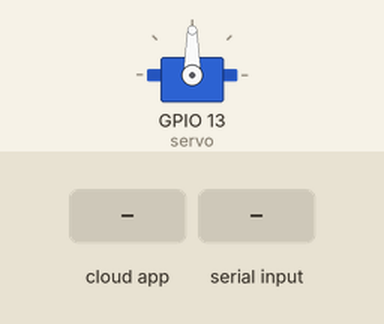
This sketch was run on a simulated ESP8266 (NodeMCU). Parts: servo. The inputs (shaded band) are chosen by the test bench. WiFi joins after 1.5 s; servers stay silent unless stated; what the sketch prints to the serial monitor is not drawn.

Above: at 4.7 s.
4.8 s: the phone or cloud app sets Feeder to 64
At 6.6 s:
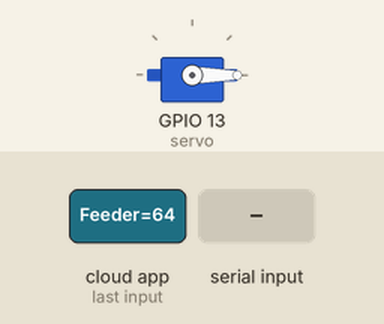
7.3 s: the phone or cloud app sets Light.1 to 0
8.8 s: "MSI 0826\n" received over the second serial link
11.3 s: the phone or cloud app sets Light.1 to 64
12.8 s: "1" received over the second serial link
Timing chart, 0 to 15.8 s (numbered marks = the images above; inputs shaded):
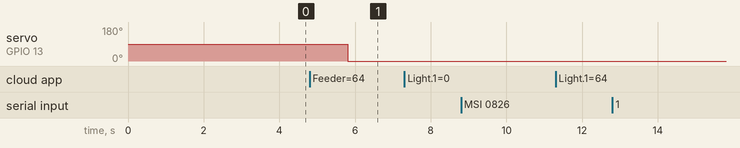

Measured:
- after the input at 4.8 s, servo on GPIO 13 (servo): 90° → 0° after 1.0 s
- after the input at 7.3 s, every drawn part: stays the same
- after the input at 8.8 s, every drawn part: stays the same
- after the input at 11.3 s, every drawn part: stays the same
- after the input at 12.8 s, every drawn part: stays the same

The sketch:

smart_home.ino
```cpp
/*
 * This is a basic example on how to use Espalexa and its device declaration methods.
 */
#ifdef ARDUINO_ARCH_ESP32
#include <WiFi.h>
#else
#include <ESP8266WiFi.h>
#endif
#include <Espalexa.h>
#include <Servo.h>
// #include <Servo.h>

Servo servo;
// prototypes
boolean connectWifi();

//callback functions
void firstLightChanged(uint8_t brightness);
void secondLightChanged(uint8_t brightness);
void feederCallBack(uint8_t value);

// Change this!!
// const char* ssid = "MSI 0826";
// const char* password = "hihihihi";
const char* ssid = "JioFiber-CFPcg";
const char* password = "orieveit8muroh2X";

boolean wifiConnected = false;

Espalexa espalexa;

EspalexaDevice* device3;  //this is optional

void setup() {
  Serial.begin(115200);
  Serial2.begin(9600, SERIAL_8N1, 16, 17);
  servo.attach(13);
  delay(2000);
  // Initialise wifi connection
  wifiConnected = connectWifi();

  if (wifiConnected) {
    // Define your devices here.
    espalexa.addDevice("Light 1", firstLightChanged);        //simplest definition, default state off
    espalexa.addDevice("Light 2", secondLightChanged, 255);  //third parameter is beginning state (here fully on)
    espalexa.addDevice("Feeder", feederCallBack);

    espalexa.begin();

  } else {
    while (1) {
      Serial.println("Cannot connect to WiFi. Please check data and reset the ESP.");
      delay(2500);
    }
  }
}

int timer;

void loop() {
  espalexa.loop();
  if (Serial2.available() > 0) {
    String url = "https://script.google.com/macros/s/AKfycby0vwNNkLOUnsocrExKQ0GbKq4bxtP2CqkyrOd4zYwxAETCmCDQTIAyhQDpjoPKqPSuxQ/exec?" + Serial2.readString();
    Serial.println(url);
  }

}

//our callback functions
void firstLightChanged(uint8_t brightness) {
  Serial.print("Device 1 changed to ");

  //do what you need to do here

  //EXAMPLE
  if (brightness) {
    Serial.print("ON, brightness ");
    Serial.println(brightness);
  } else {
    Serial.println("OFF");
  }
}

void secondLightChanged(uint8_t brightness) {
  //do what you need to do here
}

void feederCallBack(uint8_t feeder) {
  Serial.println(feeder);
  //do what you need to do here
  if (feeder > 0) {
    Serial.println("Rotating");
    servo.write(90);
    delay(1000);
    servo.write(0);
    delay(1000);
  }
}

// connect to wifi – returns true if successful or false if not
boolean connectWifi() {
  boolean state = true;
  int i = 0;

  WiFi.mode(WIFI_STA);
  WiFi.begin(ssid, password);
  Serial.println("");
  Serial.println("Connecting to WiFi");

  // Wait for connection
  Serial.print("Connecting...");
  while (WiFi.status() != WL_CONNECTED) {
    delay(500);
    Serial.print(".");
    if (i > 20) {
      state = false;
      break;
    }
    i++;
  }
  Serial.println("");
  if (state) {
    Serial.print("Connected to ");
    Serial.println(ssid);
    Serial.print("IP address: ");
    Serial.println(WiFi.localIP());
  } else {
    Serial.println("Connection failed.");
  }
  return state;
}
```
